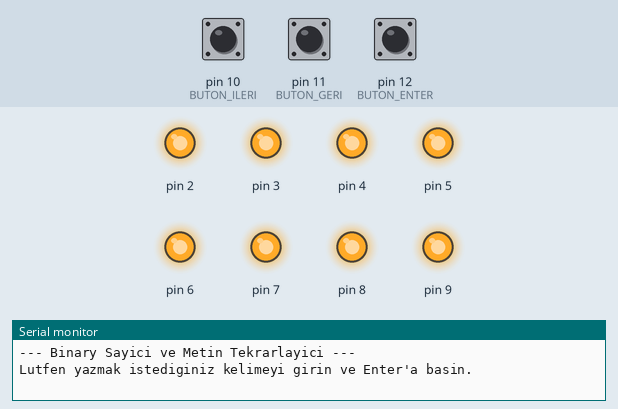
Recording of a sketch running on a simulated Arduino Uno, built with avr-gcc and run on an emulated ATmega328P. On the bench: output pins drawn as LEDs (lit = HIGH), the last lines printed to the serial monitor. Inputs (shaded band) come from the test bench; at power-on: pin 10 (BUTON_ILERI) HIGH, pin 12 (BUTON_ENTER) HIGH, pin 11 (BUTON_GERI) HIGH.

Above: at 1.2 s.
1.3 s: pin 10 (BUTON_ILERI) pulled LOW for 1 s
At 2.9 s:
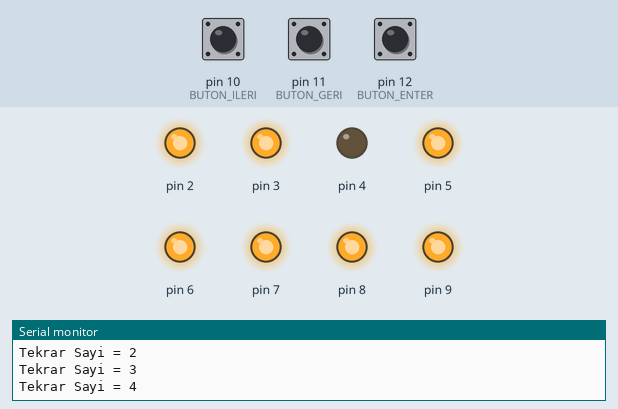
3.8 s: pin 10 (BUTON_ILERI) pulled LOW for 0.15 s
At 4.1 s:
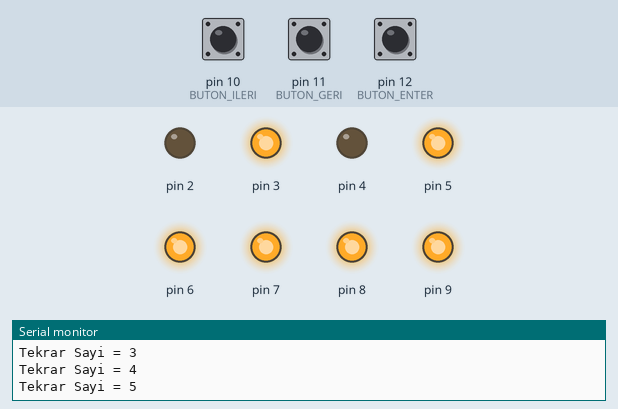
5.4 s: pin 10 (BUTON_ILERI) pulled LOW for 0.15 s
At 6.5 s:
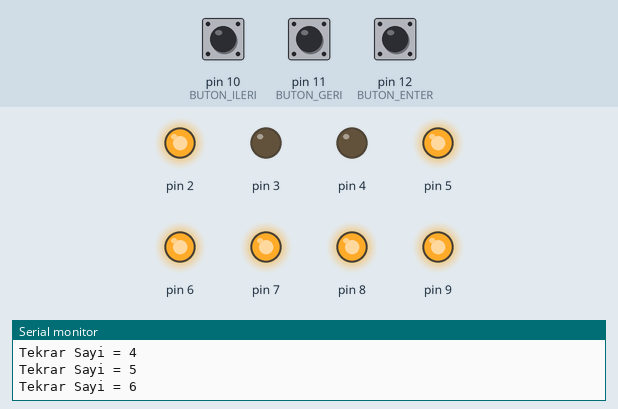
7.0 s: pin 10 (BUTON_ILERI) pulled LOW for 3.2 s
At 11.3 s:
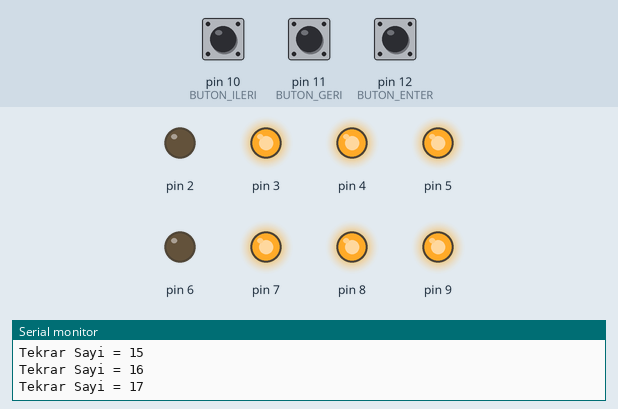
11.7 s: pin 10 (BUTON_ILERI) pulled LOW for 0.15 s
At 12.5 s:
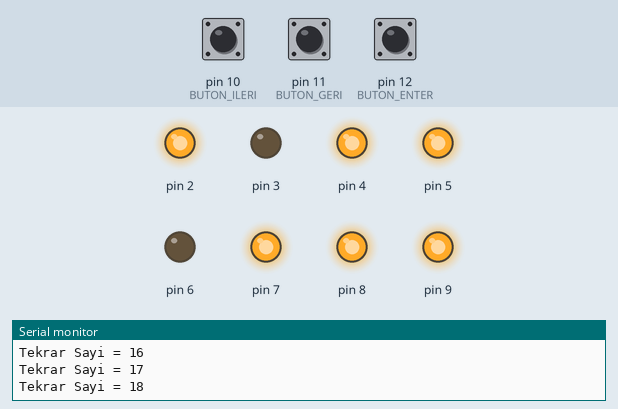
13.3 s: pin 12 (BUTON_ENTER) pulled LOW for 0.15 s
At 13.8 s:
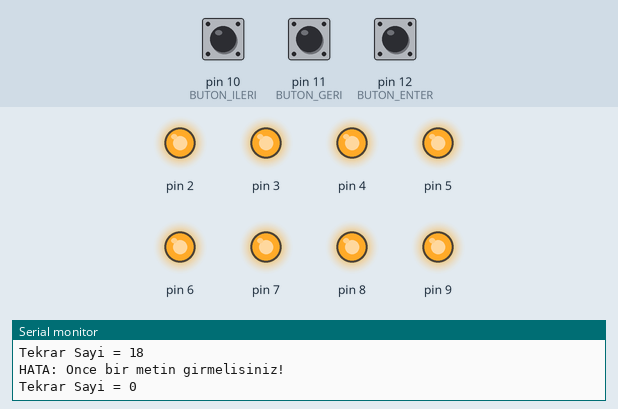
Timing chart, 0 to 15.9 s (numbered marks = the images above; inputs shaded):
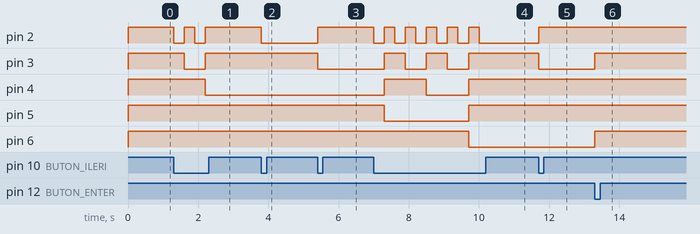

Measured:
- after the input at 1.3 s, pin 2: alternates HIGH for 0.30 s and LOW for 0.30 s, 4 changes in all, then stays HIGH, starting at once; pin 3: HIGH → LOW after 0.30 s, → HIGH 0.60 s later; pin 4: HIGH → LOW after 0.90 s
- after the input at 3.8 s, pin 2: HIGH → LOW at once
- after the input at 5.4 s, pin 2: LOW → HIGH at once; pin 3: HIGH → LOW at once
- after the input at 7.0 s, pin 2: alternates HIGH for 0.30 s and LOW for 0.30 s, 11 changes in all, then stays LOW, starting at once; pin 3: alternates HIGH for 0.60 s and LOW for 0.60 s, 5 changes in all, then stays HIGH, starting after 0.30 s
- after the input at 11.7 s, pin 2: LOW → HIGH at once; pin 3: HIGH → LOW at once
- after the input at 13.3 s, pin 3, pin 6: LOW → HIGH at once

The sketch:

BinaryLedSayici.ino
```cpp
#define BUTON_ILERI 10
#define BUTON_GERI 11
#define BUTON_ENTER 12

int sayac = 0;
String yazi = "";

void convert(int sayi) {
  for (int pin = 2; pin <= 9; pin++) {
    bool bitDurumu = bitRead(sayi, pin - 2);

    digitalWrite(pin, !bitDurumu);
  }

  Serial.print("Tekrar Sayi = ");
  Serial.println(sayi);
  delay(300);
}

void setup() {
  for(byte led_pin = 2; led_pin <= 9; led_pin++) {
    pinMode(led_pin, OUTPUT);
    digitalWrite(led_pin, HIGH);
  }


  pinMode(BUTON_ILERI, INPUT_PULLUP);
  pinMode(BUTON_GERI, INPUT_PULLUP);
  pinMode(BUTON_ENTER, INPUT_PULLUP);

  Serial.begin(9600);
  Serial.println("--- Binary Sayici ve Metin Tekrarlayici ---");
  Serial.println("Lutfen yazmak istediginiz kelimeyi girin ve Enter'a basin.");
}

void loop() {


  if(Serial.available()) {
    yazi = "";
    while (Serial.available()) {
      char okunan = Serial.read();
      yazi += okunan;
      delay(5);
    }

    yazi.trim();
    Serial.print("Kaydedilen Metin: ");
    Serial.println(yazi);
  }


  if(digitalRead(BUTON_ILERI) == LOW && sayac < 255) {
    sayac++;
    convert(sayac);
  }


  if(digitalRead(BUTON_GERI) == LOW && sayac > 0) {
    sayac--;
    convert(sayac);
  }


  if(digitalRead(BUTON_ENTER) == LOW) {
    if(yazi == "") {
      Serial.println("HATA: Once bir metin girmelisiniz!");
    } else {
      Serial.println("--- Yazdirma Basliyor ---");
      for(int i = 0; i < sayac; i++) {
        Serial.print(i + 1);
        Serial.print(". ");
        Serial.println(yazi);
      }
    }

    sayac = 0;
    convert(sayac);
    delay(300);
  }
}
```
